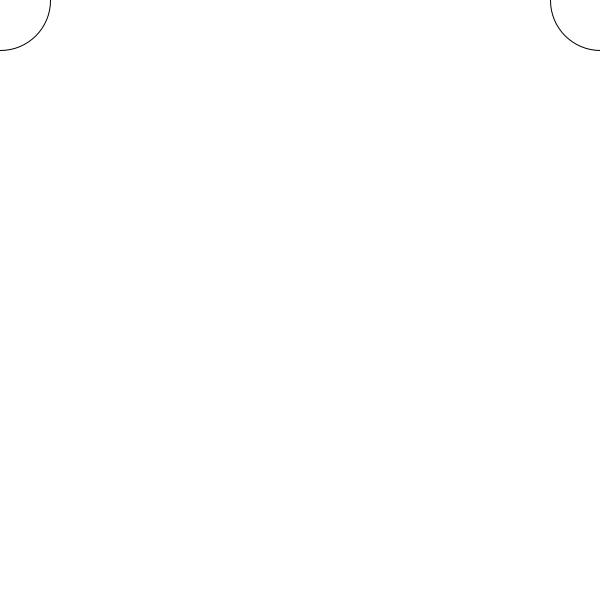
Frame 1 (no input)
Frame 60 (the mouse pressed at the canvas centre just before this capture): identical to frame 1, image omitted
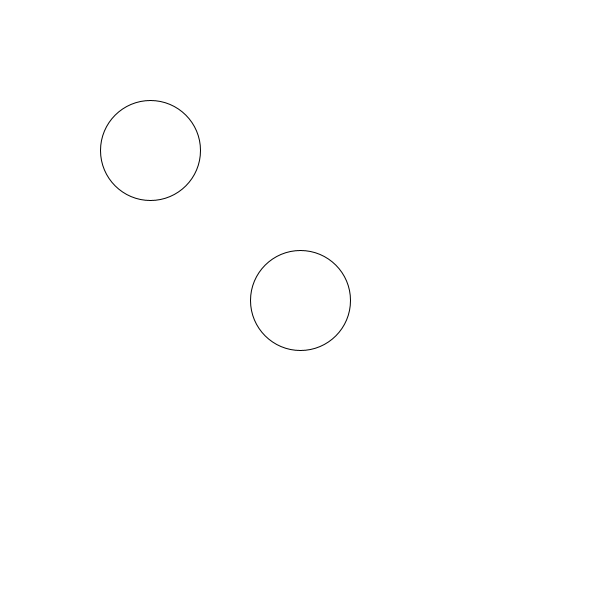
Frame 120 (the mouse held since frame 60 and released just before this capture)

The Processing sketch that drew these frames (run headless with seeded random() and noise(); from frame 60 on, the mouse is pressed at the canvas centre):

// Processing sketch: w01c_math
// ── w01c_math.pde
// code 1 week 1
// bryan ma

// math operators

void setup() {
  size(600, 600);
}

void draw() {
  background(255);

  // draw an ellipse at the position of mouseX * 0.5, mouseY * 0.5.
  ellipse(mouseX * 0.5, mouseY * 0.5, 100, 100);

  // draw another ellipse at the position of width - mouseX, mouseY.
  ellipse(width - mouseX, mouseY, 100, 100);
}
